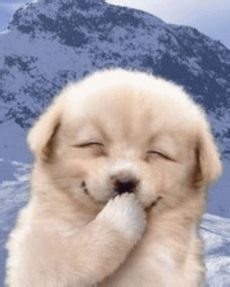
#> input picture 2.jpg, 230 x 287 px
$ jupyter execute --allow-errors 20180415.ipynb
#> lines starting #> are read from the running program, lines starting #| are printed output that depends on the picture
[cell 1]
from skimage import io,data

img=io.imread('2.jpg')
#> img is the input picture: shape (287, 230, 3); mean R, G, B 166.5, 159.2, 166.1
rows,cols,dims=img.shape
#> rows = 287; cols = 230; dims = 3
img2=img

for i in range(0,rows):
    for j in range(0,cols):
            img2[i,j,1]=0.7*img[i,j,1]
            img2[i,j,2]=0.7*img[i,j,2]
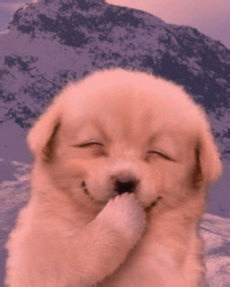
#> img2: shape (287, 230, 3); mean R, G, B 166.5, 111, 115.8

#> (the rest of this cell did not finish here and is left out)


$ run again, with 1.jpg copied over 2.jpg
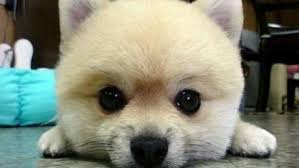
#> input picture 1.jpg, 299 x 168 px
#> img is the input picture: shape (168, 299, 3); mean R, G, B 132.8, 136.4, 119.9
#> after the loop `for i in range(0,rows):`:
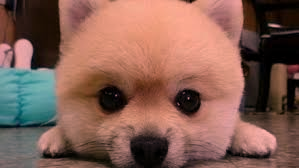
#> img2: shape (168, 299, 3); mean R, G, B 132.8, 95, 83.5
